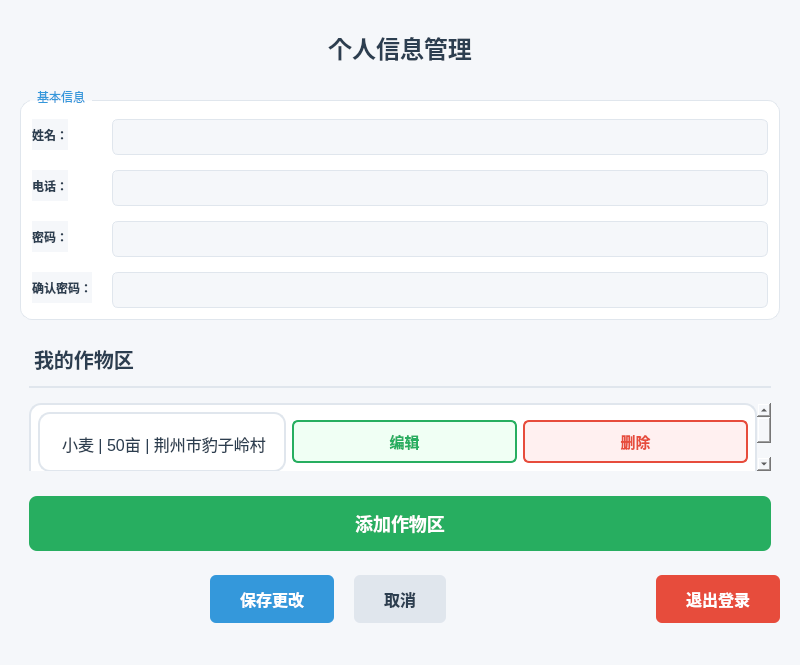
<?xml version="1.0" encoding="UTF-8"?>
<ui version="4.0">
 <class>ChangeInfoWindow</class>
 <widget class="QMainWindow" name="ChangeInfoWindow">
  <property name="geometry">
   <rect>
    <x>0</x>
    <y>0</y>
    <width>800</width>
    <height>600</height>
   </rect>
  </property>
  <property name="windowTitle">
   <string>个人信息管理</string>
  </property>
  <property name="styleSheet">
   <string>background-color: #f5f7fa;</string>
  </property>
  
  <widget class="QWidget" name="centralwidget">
   <layout class="QVBoxLayout" name="mainLayout">
    <property name="spacing">
     <number>15</number>
    </property>
    <property name="leftMargin">
     <number>20</number>
    </property>
    <property name="topMargin">
     <number>20</number>
    </property>
    <property name="rightMargin">
     <number>20</number>
    </property>
    <property name="bottomMargin">
     <number>20</number>
    </property>
    
    <!-- 标题栏 -->
    <item>
     <widget class="QLabel" name="titleLabel">
      <property name="text">
       <string>个人信息管理</string>
      </property>
      <property name="styleSheet">
       <string><![CDATA[
         font-size: 24px;
         font-weight: bold;
         color: #2c3e50;
         padding: 10px 0;
       ]]></string>
      </property>
      <property name="alignment">
       <set>Qt::AlignCenter</set>
      </property>
     </widget>
    </item>
    
    <!-- 基本信息卡片 -->
    <item>
     <widget class="QGroupBox" name="basicInfoGroup">
      <property name="title">
       <string>基本信息</string>
      </property>
      <property name="styleSheet">
       <string><![CDATA[
         QGroupBox {
           background-color: white;
           border-radius: 12px;
           padding: 20px;
           border: 1px solid #e0e6ed;
           margin-top: 10px;
         }
         QGroupBox::title {
           subcontrol-origin: margin;
           left: 10px;
           padding: 0 5px;
           font-weight: bold;
           font-size: 16px;
           color: #3498db;
         }
       ]]></string>
      </property>
      <layout class="QFormLayout" name="basicInfoLayout">
       <property name="verticalSpacing">
        <number>15</number>
       </property>
       <property name="horizontalSpacing">
        <number>20</number>
       </property>
       <item row="0" column="0">
        <widget class="QLabel" name="nameLabel">
         <property name="text">
          <string>姓名：</string>
         </property>
         <property name="styleSheet">
          <string>font-weight: bold; color: #2c3e50;</string>
         </property>
        </widget>
       </item>
       <item row="0" column="1">
        <widget class="QLineEdit" name="nameEdit">
         <property name="styleSheet">
          <string><![CDATA[
            border: 1px solid #e0e6ed;
            border-radius: 6px;
            padding: 8px 12px;
            font-size: 14px;
          ]]></string>
         </property>
        </widget>
       </item>
       <item row="1" column="0">
        <widget class="QLabel" name="phoneLabel">
         <property name="text">
          <string>电话：</string>
         </property>
         <property name="styleSheet">
          <string>font-weight: bold; color: #2c3e50;</string>
         </property>
        </widget>
       </item>
       <item row="1" column="1">
        <widget class="QLineEdit" name="phoneEdit">
         <property name="styleSheet">
          <string><![CDATA[
            border: 1px solid #e0e6ed;
            border-radius: 6px;
            padding: 8px 12px;
            font-size: 14px;
          ]]></string>
         </property>
        </widget>
       </item>
       <item row="2" column="0">
        <widget class="QLabel" name="passwordLabel">
         <property name="text">
          <string>密码：</string>
         </property>
         <property name="styleSheet">
          <string>font-weight: bold; color: #2c3e50;</string>
         </property>
        </widget>
       </item>
       <item row="2" column="1">
        <widget class="QLineEdit" name="passwordEdit">
         <property name="echoMode">
          <enum>QLineEdit::Password</enum>
         </property>
         <property name="styleSheet">
          <string><![CDATA[
            border: 1px solid #e0e6ed;
            border-radius: 6px;
            padding: 8px 12px;
            font-size: 14px;
          ]]></string>
         </property>
        </widget>
       </item>
       <item row="3" column="0">
        <widget class="QLabel" name="confirmPasswordLabel">
         <property name="text">
          <string>确认密码：</string>
         </property>
         <property name="styleSheet">
          <string>font-weight: bold; color: #2c3e50;</string>
         </property>
        </widget>
       </item>
       <item row="3" column="1">
        <widget class="QLineEdit" name="confirmPasswordEdit">
         <property name="echoMode">
          <enum>QLineEdit::Password</enum>
         </property>
         <property name="styleSheet">
          <string><![CDATA[
            border: 1px solid #e0e6ed;
            border-radius: 6px;
            padding: 8px 12px;
            font-size: 14px;
          ]]></string>
         </property>
        </widget>
       </item>
      </layout>
     </widget>
    </item>
    
    <!-- 角色特定信息 -->
    <item>
     <widget class="QStackedWidget" name="roleSpecificStack">
      <property name="styleSheet">
       <string><![CDATA[
         QGroupBox {
           background-color: white;
           border-radius: 12px;
           padding: 20px;
           border: 1px solid #e0e6ed;
         }
         QGroupBox::title {
           subcontrol-origin: margin;
           left: 10px;
           padding: 0 5px;
           font-weight: bold;
           font-size: 16px;
           color: #3498db;
         }
       ]]></string>
      </property>
      
      <!-- 农户页面 -->
      <widget class="QWidget" name="farmerPage">
       <layout class="QVBoxLayout" name="farmerLayout">
        <property name="spacing">
         <number>15</number>
        </property>
        
        <!-- 作物区标题 -->
        <item>
         <widget class="QLabel" name="cropAreaTitle">
          <property name="text">
           <string>我的作物区</string>
          </property>
          <property name="styleSheet">
           <string><![CDATA[
             font-size: 20px;
             font-weight: bold;
             color: #2c3e50;
             padding-bottom: 12px;
             border-bottom: 2px solid #e0e6ed;
           ]]></string>
          </property>
         </widget>
        </item>
        
        <!-- 作物区列表 -->
        <item>
         <widget class="QScrollArea" name="cropAreaScroll">
          <property name="widgetResizable">
           <bool>true</bool>
          </property>
          <property name="styleSheet">
           <string><![CDATA[
             background: transparent;
             border: none;
           ]]></string>
          </property>
          <widget class="QWidget" name="cropAreaList">
           <layout class="QVBoxLayout" name="cropAreaLayout">
            <property name="spacing">
             <number>16</number>
            </property>
            <property name="leftMargin">
             <number>0</number>
            </property>
            <property name="topMargin">
             <number>0</number>
            </property>
            <property name="rightMargin">
             <number>0</number>
            </property>
            <property name="bottomMargin">
             <number>0</number>
            </property>
            
            <!-- 卡片示例 -->
            <item>
             <widget class="QWidget">
              <property name="styleSheet">
               <string><![CDATA[
                 background: #fff;
                 border-radius: 12px;
                 border: 1.5px solid #e0e6ed;
                 margin-bottom: 10px;
                 padding: 18px 14px 14px 18px;
               ]]></string>
              </property>
              <layout class="QVBoxLayout">
               <item>
                <layout class="QHBoxLayout">
                 <item>
                  <widget class="QLabel">
                   <property name="text">
                    <string>小麦 | 50亩 | 荆州市豹子岭村</string>
                   </property>
                   <property name="styleSheet">
                    <string>font-size: 16px; color: #2c3e50;</string>
                   </property>
                  </widget>
                 </item>
                 <item>
                  <widget class="QPushButton">
                   <property name="text">
                    <string>编辑</string>
                   </property>
                   <property name="styleSheet">
                    <string><![CDATA[
                      QPushButton {
                        background: #f0fff4;
                        color: #27ae60;
                        border: 1.5px solid #27ae60;
                        border-radius: 6px;
                        padding: 8px 22px;
                        font-size: 15px;
                        font-weight: bold;
                      }
                      QPushButton:hover {
                        background: #e0f7e0;
                      }
                    ]]></string>
                   </property>
                  </widget>
                 </item>
                 <item>
                  <widget class="QPushButton">
                   <property name="text">
                    <string>删除</string>
                   </property>
                   <property name="styleSheet">
                    <string><![CDATA[
                      QPushButton {
                        background: #fff0f0;
                        color: #e74c3c;
                        border: 1.5px solid #e74c3c;
                        border-radius: 6px;
                        padding: 8px 22px;
                        font-size: 15px;
                        font-weight: bold;
                      }
                      QPushButton:hover {
                        background: #ffe0e0;
                      }
                    ]]></string>
                   </property>
                  </widget>
                 </item>
                </layout>
               </item>
               <item>
                <widget class="QLabel">
                 <property name="text">
                  <string>说明：本地优质小麦，适合春季种植。</string>
                 </property>
                 <property name="styleSheet">
                  <string>font-size: 14px; color: #888; background: #f8f9fa; border-radius: 5px; padding: 8px 12px; margin-top: 6px;</string>
                 </property>
                 <property name="wordWrap">
                  <bool>true</bool>
                 </property>
                </widget>
               </item>
              </layout>
             </widget>
            </item>
            
            <!-- 空状态提示 -->
            <item>
             <widget class="QLabel" name="noCropLabel">
              <property name="text">
               <string>暂无作物区信息</string>
              </property>
              <property name="alignment">
               <set>Qt::AlignCenter</set>
              </property>
              <property name="styleSheet">
               <string>color: #b0b0b0; font-size: 18px; padding: 50px 0; background: #f8f9fa; border-radius: 10px; font-weight: bold;</string>
              </property>
              <property name="visible">
               <bool>false</bool>
              </property>
             </widget>
            </item>
           </layout>
          </widget>
         </widget>
        </item>
        
        <!-- 添加作物区按钮 -->
        <item>
         <widget class="QPushButton" name="addCropButton">
          <property name="text">
           <string>添加作物区</string>
          </property>
          <property name="styleSheet">
           <string><![CDATA[
             QPushButton {
               background: #27ae60;
               color: white;
               border-radius: 8px;
               padding: 14px 0;
               font-size: 18px;
               font-weight: bold;
               margin-top: 10px;
             }
             QPushButton:hover {
               background: #219653;
             }
           ]]></string>
          </property>
         </widget>
        </item>
       </layout>
      </widget>
      
      <!-- 专家页面 -->
      <widget class="QWidget" name="expertPage">
       <layout class="QVBoxLayout" name="expertLayout">
        <property name="spacing">
         <number>15</number>
        </property>
        
        <!-- 擅长领域 -->
        <item>
         <widget class="QGroupBox" name="expertiseGroup">
          <property name="title">
           <string>擅长领域</string>
          </property>
          <property name="styleSheet">
           <string><![CDATA[
             background-color: white;
             border-radius: 12px;
             padding: 20px;
             border: 1px solid #e0e6ed;
           ]]></string>
          </property>
          <layout class="QHBoxLayout" name="expertiseLayout">
           <item>
            <widget class="QLineEdit" name="expertiseEdit">
             <property name="placeholderText">
              <string>请输入您的专业领域，如：病虫害防治、灌溉技术等</string>
             </property>
             <property name="styleSheet">
              <string><![CDATA[
                border: 1px solid #e0e6ed;
                border-radius: 6px;
                padding: 8px 12px;
                font-size: 14px;
              ]]></string>
             </property>
            </widget>
           </item>
          </layout>
         </widget>
        </item>
        
        <!-- 添加作物区按钮（隐藏） -->
        <item>
         <widget class="QPushButton" name="addCropButtonExpert">
          <property name="visible">
           <bool>false</bool>
          </property>
          <property name="text">
           <string>添加作物区</string>
          </property>
          <property name="styleSheet">
           <string><![CDATA[
             QPushButton {
               background-color: #27ae60;
               color: white;
               border-radius: 6px;
               padding: 10px 20px;
               font-size: 14px;
               font-weight: bold;
               border: none;
             }
             QPushButton:hover {
               background-color: #219653;
             }
           ]]></string>
          </property>
         </widget>
        </item>
       </layout>
      </widget>
     </widget>
    </item>
    
    <!-- 按钮区域 -->
    <item>
     <layout class="QHBoxLayout" name="buttonLayout">
      <property name="spacing">
       <number>20</number>
      </property>
      <item>
       <spacer name="horizontalSpacer_2">
        <property name="orientation">
         <enum>Qt::Horizontal</enum>
        </property>
        <property name="sizeHint" stdset="0">
         <size>
          <width>40</width>
          <height>20</height>
         </size>
        </property>
       </spacer>
      </item>
      <item>
       <widget class="QPushButton" name="saveButton">
        <property name="text">
         <string>保存更改</string>
        </property>
        <property name="styleSheet">
         <string><![CDATA[
           QPushButton {
             background-color: #3498db;
             color: white;
             border-radius: 6px;
             padding: 12px 30px;
             font-size: 16px;
             font-weight: bold;
             border: none;
           }
           QPushButton:hover {
             background-color: #2980b9;
           }
         ]]></string>
        </property>
       </widget>
      </item>
      <item>
       <widget class="QPushButton" name="cancelButton">
        <property name="text">
         <string>取消</string>
        </property>
        <property name="styleSheet">
         <string><![CDATA[
           QPushButton {
             background-color: #e0e6ed;
             color: #2c3e50;
             border-radius: 6px;
             padding: 12px 30px;
             font-size: 16px;
             font-weight: bold;
             border: none;
           }
           QPushButton:hover {
             background-color: #d0d6e0;
           }
         ]]></string>
        </property>
       </widget>
      </item>
      <item>
       <spacer name="horizontalSpacer_3">
        <property name="orientation">
         <enum>Qt::Horizontal</enum>
        </property>
        <property name="sizeHint" stdset="0">
         <size>
          <width>40</width>
          <height>20</height>
         </size>
        </property>
       </spacer>
      </item>
      <item>
       <widget class="QPushButton" name="logoutButton">
        <property name="text">
         <string>退出登录</string>
        </property>
        <property name="styleSheet">
         <string><![CDATA[
           QPushButton {
             background-color: #e74c3c;
             color: white;
             border-radius: 6px;
             padding: 12px 30px;
             font-size: 16px;
             font-weight: bold;
             border: none;
           }
           QPushButton:hover {
             background-color: #c0392b;
           }
         ]]></string>
        </property>
       </widget>
      </item>
     </layout>
    </item>
    
   </layout>
  </widget>
  
  <widget class="QMenuBar" name="menubar">
   <property name="geometry">
    <rect>
     <x>0</x>
     <y>0</y>
     <width>800</width>
     <height>17</height>
    </rect>
   </property>
  </widget>
  
  <widget class="QStatusBar" name="statusbar"/>
 </widget>
 <resources/>
 <connections/>
</ui>
